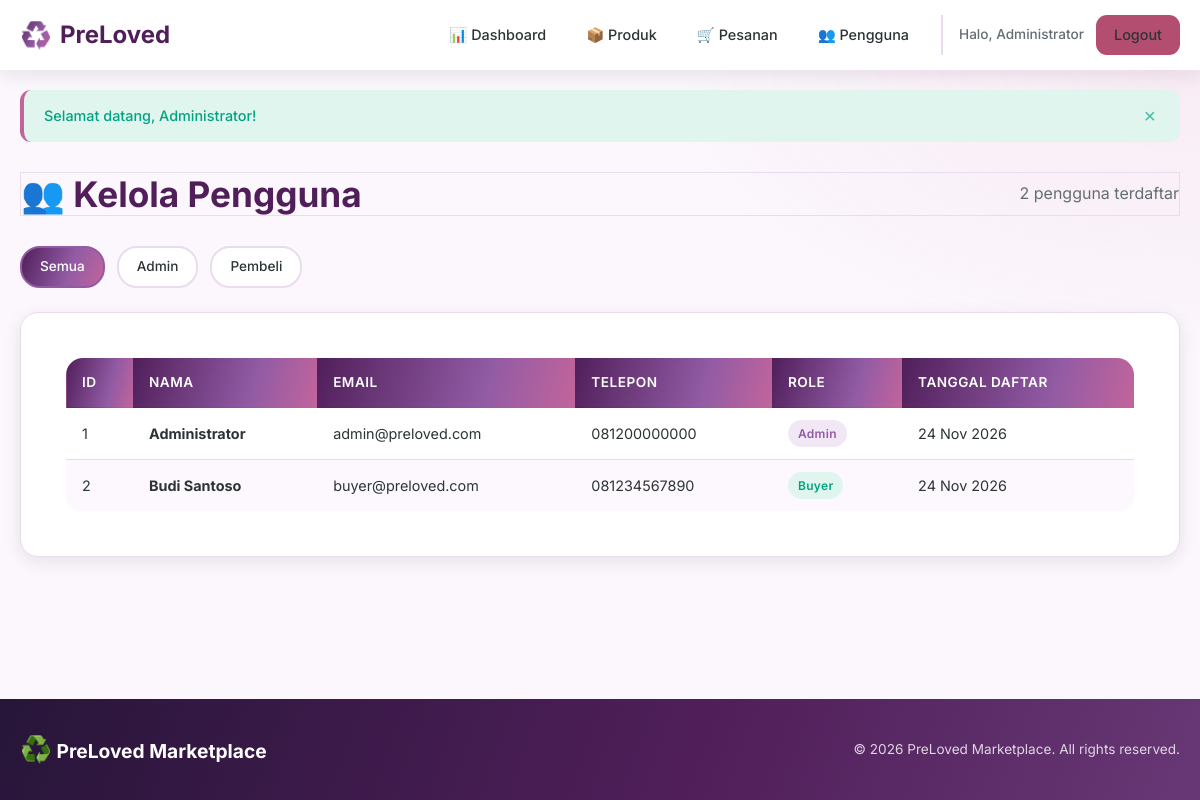
The page /admin/users.php (signed in) on the database its author committed.
### tables this page shows
CREATE TABLE IF NOT EXISTS users (
  id INT UNSIGNED AUTO_INCREMENT PRIMARY KEY,
  name VARCHAR(120) NOT NULL,
  email VARCHAR(190) NOT NULL UNIQUE,
  phone VARCHAR(30) DEFAULT NULL,
  address TEXT DEFAULT NULL,
  password VARCHAR(255) NOT NULL,
  role ENUM('admin','buyer') NOT NULL DEFAULT 'buyer',
  created_at TIMESTAMP NOT NULL DEFAULT CURRENT_TIMESTAMP
);

### includes/functions.php (called while the page is built, shortened)
<?php
function sanitize($data) {
    return htmlspecialchars(trim(stripslashes($data)), ENT_QUOTES, 'UTF-8');
}

### admin/users.php (the view, shortened to what this page needs)
<?php
require_once __DIR__ . '/../includes/header.php';
$filterRole = $_GET['role'] ?? '';
if ($conn) {
    $sql = "SELECT * FROM users";
    $sql .= " ORDER BY created_at DESC";
    $result = $conn->query($sql);
    $users = [];
    while ($row = $result->fetch_assoc()) $users[] = $row;
} else {
    $users = getDummyUsers();
    if ($filterRole) {
        $users = array_filter($users, fn($u) => $u['role'] === $filterRole);
    }
}
?>
<div class="container">
    <div class="page-header">
        <h1>👥 Kelola Pengguna</h1>
        <span class="text-muted"><?= count($users) ?> pengguna terdaftar</span>
    </div>
    <div class="filter-bar">
        <a href="<?= BASE_URL ?>/admin/users.php" class="filter-btn <?= empty($filterRole) ? 'active' : '' ?>">Semua</a>
        <a href="<?= BASE_URL ?>/admin/users.php?role=admin" class="filter-btn <?= $filterRole === 'admin' ? 'active' : '' ?>">Admin</a>
        <a href="<?= BASE_URL ?>/admin/users.php?role=buyer" class="filter-btn <?= $filterRole === 'buyer' ? 'active' : '' ?>">Pembeli</a>
    </div>
    <div class="card">
        <div class="card-body">
            <div class="table-wrapper">
                <table class="table">
                    <thead>
                        <tr>
                            <th>ID</th>
                            <th>Nama</th>
                            <th>Email</th>
                            <th>Telepon</th>
                            <th>Role</th>
                            <th>Tanggal Daftar</th>
                        </tr>
                    </thead>
                    <tbody>
                        <?php foreach ($users as $user): ?>
                            <tr>
                                <td><?= $user['id'] ?></td>
                                <td><strong><?= sanitize($user['name']) ?></strong></td>
                                <td><?= sanitize($user['email']) ?></td>
                                <td><?= sanitize($user['phone'] ?? '-') ?></td>
                                <td>
                                    <span class="badge <?= $user['role'] === 'admin' ? 'badge-primary' : 'badge-success' ?>">
                                        <?= ucfirst($user['role']) ?>
                                    </span>
                                </td>
                                <td><?= date('d M Y', strtotime($user['created_at'])) ?></td>
                            </tr>
                        <?php endforeach; ?>
                    </tbody>
                </table>
            </div>
        </div>
    </div>
</div>
<?php require_once __DIR__ . '/../includes/footer.php'; ?>

### assets/css/style.css (style rules this page uses)
*, *::before, *::after { box-sizing: border-box; margin: 0; padding: 0; }
:root { --primary: #915BA4; --primary-dark: #501F5A; --primary-light: #F2E8F5; --secondary: #271539; --accent: #C2649B; --accent-dark: #A64C80; --danger: #B34E70; --danger-light: #F8E6EF; --warning: #E783B5; --warning-dark: #A94B7C; --info: #915BA4; --info-light: #F0E7F4; --light-bg: #FBF7FC; --white: #FFFFFF; --text: #2D3436; --text-muted: #636E72; --border: #E9DCEC; --shadow: 0 5px 18px rgba(39,21,57,0.09); --shadow-hover: 0 14px 32px rgba(39,21,57,0.16); --radius: 18px; --radius-sm: 11px; --transition: all 0.3s ease; }
html { scroll-behavior: smooth; }
body { font-family: 'Inter', -apple-system, BlinkMacSystemFont, sans-serif; font-size: 16px; line-height: 1.6; color: var(--text); background-color: var(--light-bg); min-height: 100vh; display: flex; flex-direction: column; }
a { color: var(--primary); text-decoration: none; transition: var(--transition); }
h1 { font-size: 2.2rem; font-weight: 700; line-height: 1.2; margin-bottom: 0.5em; }
.container { max-width: 1200px; margin: 0 auto; padding: 0 20px; }
.card { background: var(--white); border-radius: var(--radius); box-shadow: var(--shadow); overflow: hidden; transition: var(--transition); }
.card-body { padding: 20px; }
.table-wrapper { overflow-x: auto; border-radius: var(--radius); }
.table { width: 100%; border-collapse: collapse; background: var(--white); border-radius: var(--radius); overflow: hidden; }
.table th { background: var(--secondary); color: var(--white); padding: 14px 16px; text-align: left; font-weight: 600; font-size: 0.85rem; text-transform: uppercase; letter-spacing: 0.5px; }
.table td { padding: 12px 16px; border-bottom: 1px solid var(--border); font-size: 0.9rem; vertical-align: middle; }
.table tbody tr:nth-child(even) { background: #fafafa; }
.badge { display: inline-flex; align-items: center; padding: 4px 10px; border-radius: 20px; font-size: 0.75rem; font-weight: 600; letter-spacing: 0.3px; }
.badge-primary { background: var(--primary-light); color: var(--primary); }
.badge-success { background: #E0F5EE; color: #00A381; }
.page-header { display: flex; align-items: center; justify-content: space-between; margin: 30px 0; flex-wrap: wrap; gap: 16px; }
.page-header h1, .page-header h2 { margin-bottom: 0; }
.filter-bar { display: flex; align-items: center; gap: 12px; margin-bottom: 24px; flex-wrap: wrap; }
.filter-bar .filter-btn { padding: 8px 18px; border-radius: 20px; font-size: 0.85rem; font-weight: 500; border: 2px solid var(--border); background: var(--white); color: var(--text); cursor: pointer; transition: var(--transition); text-decoration: none; }
.filter-bar .filter-btn:hover, .filter-bar .filter-btn.active { background: var(--primary); color: var(--white); border-color: var(--primary); }
.text-muted { color: var(--text-muted); }
.card { background:var(--white); border-radius:var(--radius); box-shadow:var(--shadow); padding:24px; }
.page-admin .page-header,.page-seller .seller-dashboard-head { border:1px solid #E9DCEC; }
.page-admin .page-header h1 { color:#501F5A; }
.page-admin .card,.page-admin .table { border:1px solid #E9DCEC; border-radius:18px; box-shadow:var(--shadow); }
.page-admin .table th { background:linear-gradient(105deg,#501F5A,#915BA4 65%,#C2649B); }
.page-admin .table tbody tr:nth-child(even) { background:#FCF8FD; }
.page-admin .filter-bar .filter-btn.active,.page-admin .filter-bar .filter-btn:hover { background:linear-gradient(110deg,#501F5A,#915BA4 58%,#C2649B); border-color:#915BA4; }

### rows shown on the page
users: id "1", name "Administrator", email "admin@preloved.com", phone "081200000000", role "Admin", created_at "24 Nov 2026"
users: id "2", name "Budi Santoso", email "buyer@preloved.com", phone "081234567890", role "Buyer", created_at "24 Nov 2026"

### other values the page prints
$_SESSION['user_name'] "Administrator"
$flash['message'] "Selamat datang, Administrator!"
count($users) "2"
